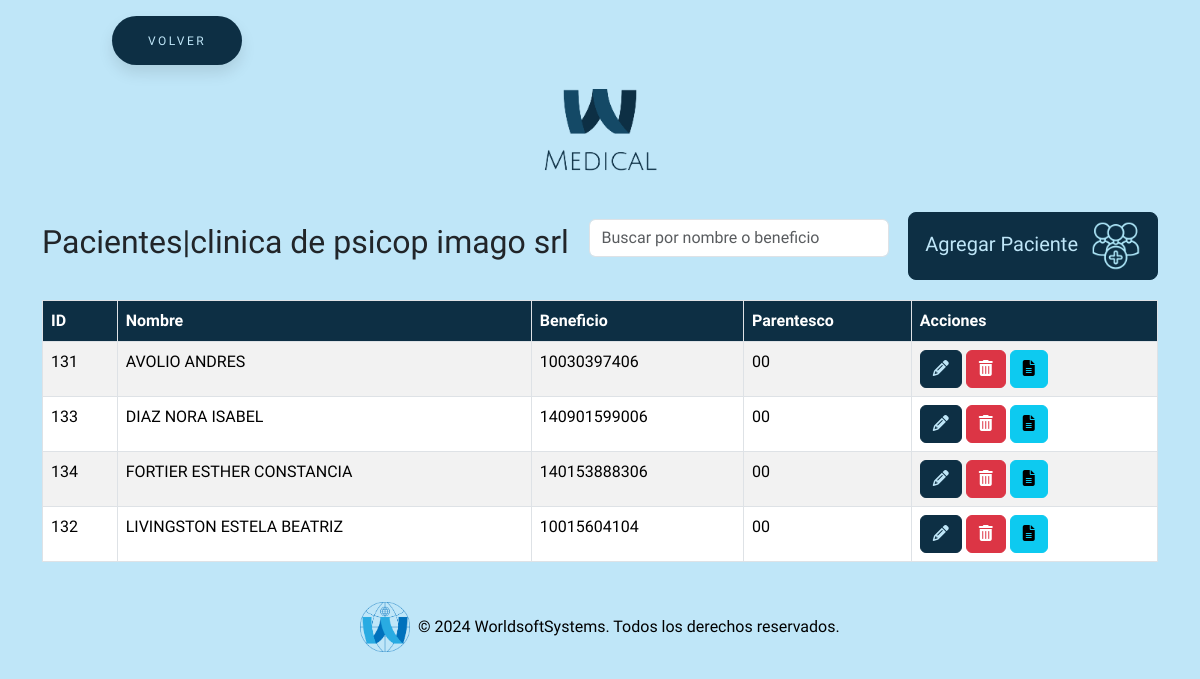
The app's page /pacientes/paciente.php (signed in), older data.
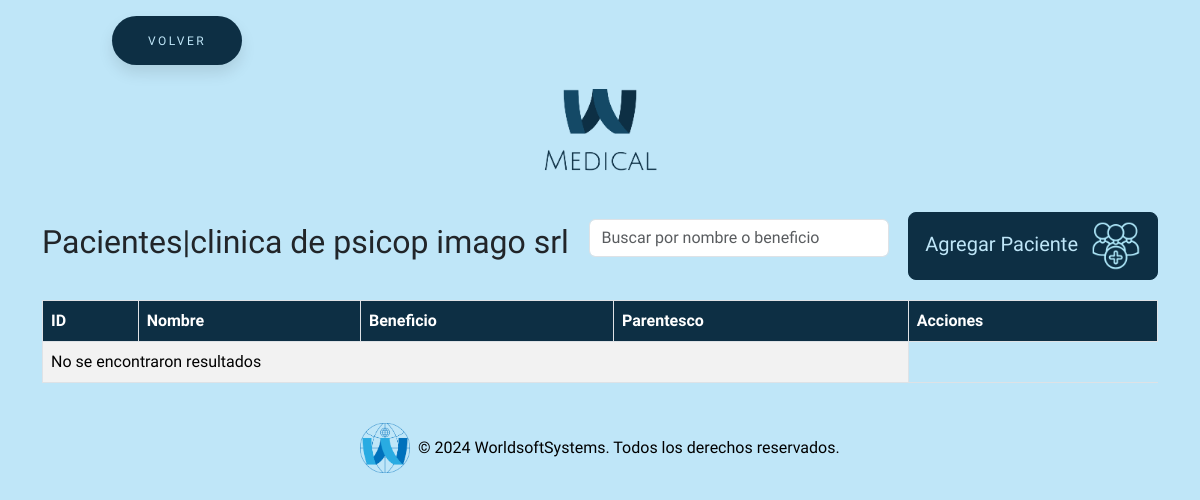
The same page, newer data.
### tables this page shows
CREATE TABLE `parametro_sistema` (
  `id` int(11) NOT NULL,
  `inst` varchar(255) NOT NULL,
  `razon_social` varchar(255) NOT NULL,
  `c_interno` varchar(255) NOT NULL,
  `c_pami` varchar(255) NOT NULL,
  `cuit` varchar(255) NOT NULL,
  `u_efect` varchar(255) NOT NULL,
  `clave_efect` varchar(255) NOT NULL,
  `mail` varchar(255) NOT NULL,
  `puerta` varchar(255) NOT NULL,
  `dir` varchar(255) NOT NULL,
  `localidad` varchar(255) NOT NULL,
  `cod_sucursal` int(11) NOT NULL,
  `tel` int(11) NOT NULL,
  `num_hist_amb` int(255) NOT NULL,
  `num_hist_int` int(255) NOT NULL
);

CREATE TABLE `paciente` (
  `id` int(11) NOT NULL,
  `nombre` varchar(255) NOT NULL,
  `obra_social` int(255) NOT NULL,
  `fecha_nac` date NOT NULL,
  `sexo` varchar(255) NOT NULL,
  `domicilio` varchar(255) NOT NULL,
  `localidad` varchar(255) NOT NULL,
  `partido` varchar(255) NOT NULL,
  `c_postal` int(255) NOT NULL,
  `telefono` varchar(255) NOT NULL,
  `tipo_doc` varchar(255) NOT NULL,
  `nro_doc` int(255) NOT NULL,
  `admision` date NOT NULL,
  `hora_admision` time NOT NULL,
  `id_prof` int(255) NOT NULL,
  `benef` bigint(255) NOT NULL,
  `parentesco` varchar(2) NOT NULL,
  `hijos` int(255) NOT NULL,
  `ocupacion` varchar(255) NOT NULL,
  `tipo_afiliado` int(255) NOT NULL,
  `boca_atencion` int(255) NOT NULL,
  `nro_hist_int` bigint(255) NOT NULL,
  `nro_hist_amb` bigint(255) NOT NULL
);

### pacientes/paciente.php (the view, shortened to what this page needs)
<?php
require_once "../conexion.php";
$sql = "SELECT p.*
        FROM paciente p
        ORDER BY p.nombre ASC";
$result = $conn->query($sql);
$sqlTitle = "SELECT inst FROM parametro_sistema LIMIT 1";
$resultTitle = $conn->query($sqlTitle);
$title = "Iniciar sesión";
if ($resultTitle && $resultTitle->num_rows > 0) {
    $row = $resultTitle->fetch_assoc();
    $title = $row['inst'];
}
?>
<!DOCTYPE html>
<html lang="es">
<head>
    <link href="https://cdn.jsdelivr.net/npm/bootstrap@5.3.3/dist/css/bootstrap.min.css" rel="stylesheet"
>
    <link rel="stylesheet" href="https://cdnjs.cloudflare.com/ajax/libs/font-awesome/6.5.2/css/all.min.css"
 />
    <link href="https://cdnjs.cloudflare.com/ajax/libs/bootstrap-datepicker/1.9.0/css/bootstrap-datepicker.min.css"
        rel="stylesheet">
    <link rel="stylesheet" href="../estilos/styleBotones.css">
    <link rel="stylesheet" href="../estilos/styleGeneral.css">
</head>
<body>
    <button class="button" style="vertical-align:middle; margin-left:7rem"
        onclick="window.location.href = '../inicio/home.php';">
        <span>VOLVER</span>
    </button>
    <div class="text-center my-4">
        <img src="../img/logo.png" alt="Logo MEDICAL" class="img-fluid" style="max-width: 15rem;">
    </div>
    <div class="container">
        <div class="title-container">
            <h2>Pacientes|<?php echo htmlspecialchars($title); ?></h2>
            <input type="text" id="searchInput" class="form-control" placeholder="Buscar por nombre o beneficio"
                style="margin-bottom: 15px; width: 300px; display: inline-block;">
            <button type="button" class="btn btn-custom btn-lg" data-bs-toggle="modal"
                data-bs-target="#agregarPacienteModal">
                Agregar Paciente <img src="../img/home/pacientes.png" alt="Icono agregar paciente"
                    style="width: 50px; height: 50px; margin-left: 8px;">
            </button>
        </div>
        <table class="table table-striped table-bordered " id="pacientesTable">
            <thead class="table-custom">
                <tr>
                    <th>ID</th>
                    <th>Nombre</th>
                    <th>Beneficio</th>
                    <th>Parentesco</th>
                    <th>Acciones</th>
                </tr>
            </thead>
            <tbody>
                <?php if ($result->num_rows > 0): ?>
                    <?php while ($row = $result->fetch_assoc()): ?>
                        <tr>
                            <td><?= $row["id"] ?></td>
                            <td><?= $row["nombre"] ?></td>
                            <td><?= $row["benef"] ?></td>
                            <td><?= $row["parentesco"] ?></td>
                            <td>
                                <button class="btn btn-custom-editar" onclick='editarPaciente(<?= json_encode($row) ?>)'><i
                                        class="fas fa-pencil-alt"></i></button>
                                <a href="?eliminar=<?= $row['id'] ?>" class="btn btn-danger"
                                    onclick="return confirm('¿Estás seguro de que deseas eliminar este paciente?');"><i
                                        class="fas fa-trash-alt"></i></a>
                                <button class="btn btn-info" onclick="openReportModal(<?= $row['id'] ?>)">
                                    <i class="fas fa-file-alt"></i>
                                </button>
                            </td>
                        </tr>
                    <?php endwhile; ?>
                <?php else: ?>
                    <tr>
                        <td colspan="4">No se encontraron resultados</td>
                    </tr>
                <?php endif; ?>
            </tbody>
        </table>
    </div>
    <footer class="bg-dark text-white text-center py-4 mt-auto">
        <div class="container">
            <div class="row justify-content-center">
                <div class="col-md-12 footer-logo-text">
                    <img src="../img/logoWSS.png" alt="Logo" class="img-fluid" style="max-height: 50px;">
                    <p class="mb-0">&copy; 2024 WorldsoftSystems. Todos los derechos reservados.</p>
                </div>
            </div>
        </div>
    </footer>
</body>
</html>

### estilos/styleBotones.css (style rules this page uses)
:root { --primary-color: #0d2f44; }
body, html { background-color: #bfe6f8 !important; font-family: 'Cabin Condensed', sans-serif !important; }
.title-container { display: flex; align-items: center; justify-content: space-between; margin-bottom: 20px; }
.btn-custom { background-color: var(--primary-color) !important; border-color: var(--primary-color) !important; color: #bfe6f8 !important; transition: all 0.3s ease; }
.button { padding: 1.3em 3em; font-size: 12px; text-transform: uppercase; letter-spacing: 2.5px; font-weight: 500; color: #bfe6f8; background-color: var(--primary-color) !important; border-color: var(--primary-color) !important; border: none; border-radius: 45px; box-shadow: 0px 8px 15px rgba(0, 0, 0, 0.1); transition: all 0.3s ease 0s; cursor: pointer; outline: none; margin-top: 1rem; }
.btn-custom-editar { background-color: var(--primary-color) !important; border-color: var(--primary-color) !important; color: #bfe6f8 !important; transition: all 0.3s ease; }

### estilos/styleGeneral.css (style rules this page uses)
:root { --primary-color: #0d2f44; }
body, html { background-color: #bfe6f8 !important; font-family: 'Cabin Condensed', sans-serif !important; }
.table-custom th { background-color: var(--primary-color) !important; color: white !important; }
.footer-logo-text { display: flex; align-items: center; justify-content: center; color: #000; }
footer.bg-dark { background-color: transparent !important; padding-top: 10rem; }
.footer-logo-text img { margin-right: 0.5rem; }
a { text-decoration: none !important; }

Row changes from the older to the newer data that the page shows:
removed paciente: id "131", nombre "AVOLIO ANDRES", benef "10030397406", parentesco "00"
removed paciente: id "133", nombre "DIAZ NORA ISABEL", benef "140901599006", parentesco "00"
removed paciente: id "134", nombre "FORTIER ESTHER CONSTANCIA", benef "140153888306", parentesco "00"
removed paciente: id "132", nombre "LIVINGSTON ESTELA BEATRIZ", benef "10015604104", parentesco "00"
Text that changed along with them:
text now shown: "No se encontraron resultados"
